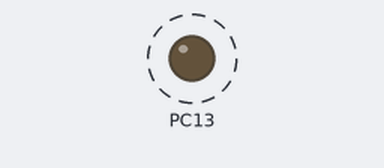
A sketch run on a simulated STM32 Blue Pill. Parts: output pins drawn as LEDs (lit = HIGH). Dashed ring = blinking.

Above: at 0.2 s.
Timing chart, 0 to 3.0 s (numbered marks = the images above):
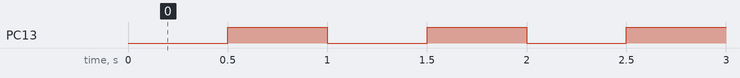

Measured:
- by itself, PC13: alternates HIGH for 0.50 s and LOW for 0.50 s

The sketch:

stm32-blink.ino
```cpp
#include <Arduino.h>

// STM32F103C8T6 Blue Pill onboard LED is connected to PC13.
// The LED is active-low: LOW = on, HIGH = off.

void setup() {
  pinMode(PC13, OUTPUT);
  digitalWrite(PC13, HIGH);
}

void loop() {
  digitalWrite(PC13, LOW);
  delay(500);

  digitalWrite(PC13, HIGH);
  delay(500);
}
```
